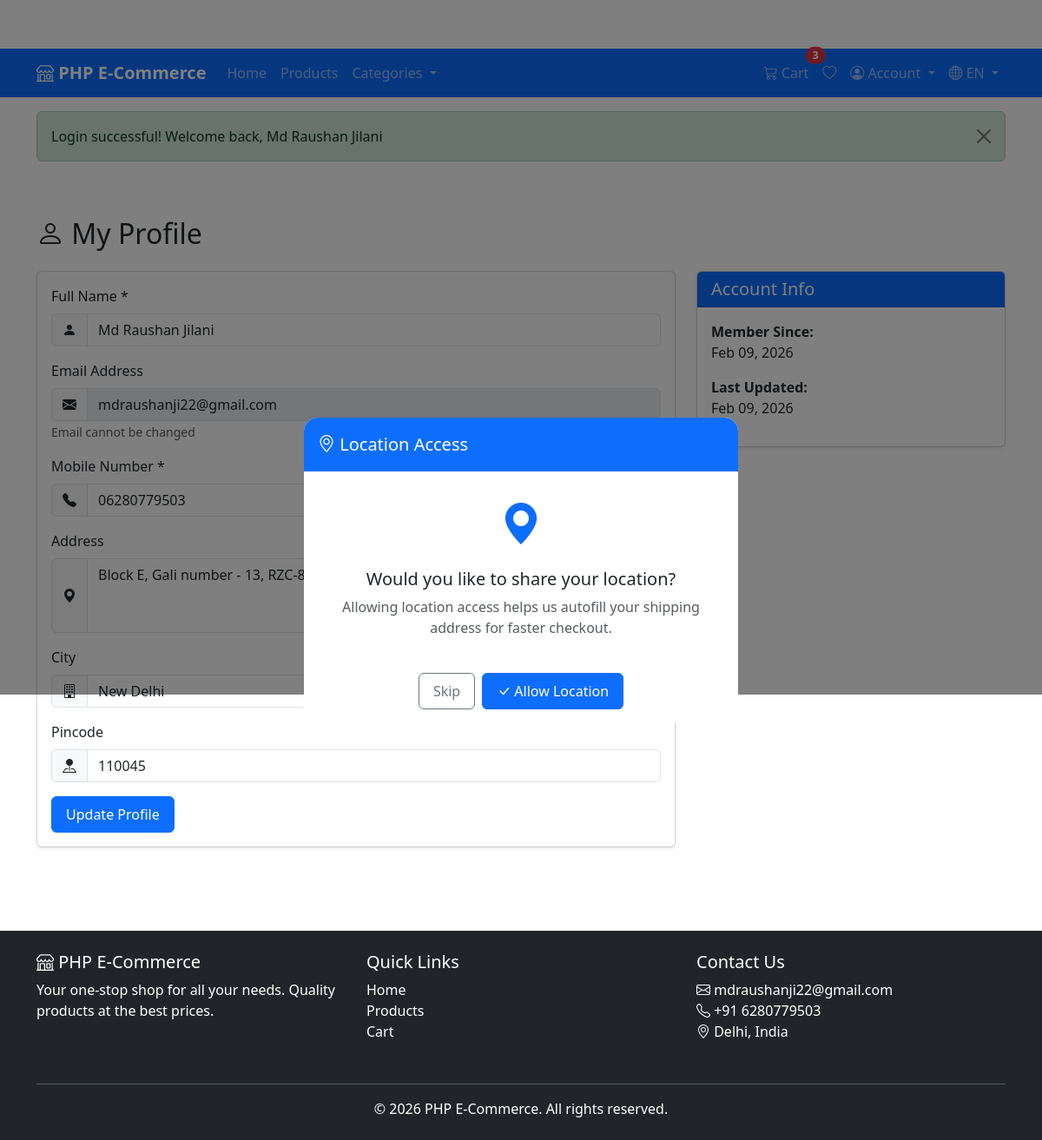
Screenshot of /user/profile.php (signed in) with the database file from the repository.
### tables this page shows
CREATE TABLE `users` (
  `id` int(11) NOT NULL,
  `name` varchar(100) NOT NULL,
  `email` varchar(100) NOT NULL,
  `mobile` varchar(15) NOT NULL,
  `password` varchar(255) NOT NULL,
  `address` text DEFAULT NULL,
  `city` varchar(50) DEFAULT NULL,
  `state` varchar(50) DEFAULT NULL,
  `pincode` varchar(10) DEFAULT NULL,
  `created_at` timestamp NOT NULL DEFAULT current_timestamp(),
  `updated_at` timestamp NOT NULL DEFAULT current_timestamp() ON UPDATE current_timestamp()
);

### user/profile.php (the view, shortened to what this page needs)
<?php
require_once __DIR__ . '/../includes/header.php';
$db = getDB();
$userId = $_SESSION['user_id'];
$stmt = $db->prepare("SELECT * FROM users WHERE id = ?");
$stmt->execute([$userId]);
$user = $stmt->fetch();
?>
<div class="container my-5">
    <h2 class="mb-4"><i class="bi bi-person"></i> My Profile</h2>
    <div class="row">
        <div class="col-md-8">
            <div class="card">
                <div class="card-body">
                    <form method="POST" action="">
                        <div class="mb-3">
                            <label for="name" class="form-label">Full Name *</label>
                            <div class="input-group">
                                <span class="input-group-text"><i class="bi bi-person-fill"></i></span>
                                <input type="text" class="form-control" id="name" name="name" required
                                       placeholder="Enter your full name"
                                       value="<?php echo htmlspecialchars($user['name']); ?>">
                            </div>
                        </div>
                        <div class="mb-3">
                            <label for="email" class="form-label">Email Address</label>
                            <div class="input-group">
                                <span class="input-group-text"><i class="bi bi-envelope-fill"></i></span>
                                <input type="email" class="form-control" id="email" value="<?php echo htmlspecialchars($user['email']); ?>" disabled>
                            </div>
                            <small class="text-muted">Email cannot be changed</small>
                        </div>
                        <div class="mb-3">
                            <label for="mobile" class="form-label">Mobile Number *</label>
                            <div class="input-group">
                                <span class="input-group-text"><i class="bi bi-telephone-fill"></i></span>
                            </div>
                        </div>
                        <div class="mb-3">
                            <label for="address" class="form-label">Address</label>
                            <div class="input-group">
                                <span class="input-group-text"><i class="bi bi-geo-alt-fill"></i></span>
                            </div>
                        </div>
                        <div class="row">
                            <div class="col-md-6 mb-3">
                                <label for="city" class="form-label">City</label>
                                <div class="input-group">
                                    <span class="input-group-text"><i class="bi bi-building"></i></span>
                                    <input type="text" class="form-control" id="city" name="city"
                                           placeholder="Enter city"
                                           value="<?php echo htmlspecialchars($user['city'] ?? ''); ?>">
                                </div>
                            </div>
                            <div class="col-md-6 mb-3">
                                <label for="state" class="form-label">State</label>
                                <div class="input-group">
                                    <span class="input-group-text"><i class="bi bi-map"></i></span>
                                </div>
                            </div>
                        </div>
                        <div class="mb-3">
                            <label for="pincode" class="form-label">Pincode</label>
                            <div class="input-group">
                                <span class="input-group-text"><i class="bi bi-pin-map-fill"></i></span>
                                <input type="text" class="form-control" id="pincode" name="pincode"
                                       placeholder="Enter pincode"
                                       value="<?php echo htmlspecialchars($user['pincode'] ?? ''); ?>">
                            </div>
                        </div>
                        <button type="submit" class="btn btn-primary">Update Profile</button>
                    </form>
                </div>
            </div>
        </div>
        <div class="col-md-4">
            <div class="card">
                <div class="card-header bg-primary text-white">
                    <h5 class="mb-0">Account Info</h5>
                </div>
                <div class="card-body">
                    <p><strong>Member Since:</strong><br><?php echo date('M d, Y', strtotime($user['created_at'])); ?></p>
                    <p><strong>Last Updated:</strong><br><?php echo date('M d, Y', strtotime($user['updated_at'])); ?></p>
                </div>
            </div>
        </div>
    </div>
</div>
<?php require_once __DIR__ . '/../includes/footer.php'; ?>

### assets/css/style.css (style rules this page uses)
:root { --primary-color: #0d6efd; --secondary-color: #6c757d; --success-color: #198754; --danger-color: #dc3545; }
body { font-family: 'Segoe UI', Tahoma, Geneva, Verdana, sans-serif; min-height: 100vh; display: flex; flex-direction: column; padding-top: 56px; }
.btn { border-radius: 0.375rem; padding: 0.5rem 1rem; font-weight: 500; }
.btn-primary { background-color: var(--primary-color); border-color: var(--primary-color); }
.card { box-shadow: 0 0.125rem 0.25rem rgba(0, 0, 0, 0.075); }

### rows the page displays
users: name "Md Raushan Jilani", email "mdraushanji22@gmail.com", city "New Delhi", pincode "110045", created_at "Feb 09, 2026", updated_at "Feb 09, 2026"

### other values shown
SITE_NAME "PHP E-Commerce"
t('home', 'Home') "Home"
t('products', 'Products') "Products"
t('categories', 'Categories') "Categories"
t('cart', 'Cart') "Cart"
$cartCount "3"
t('account', 'Account') "Account"
$currentLang "EN"
$flash['message'] "Login successful! Welcome back, Md Raushan Jilani"
